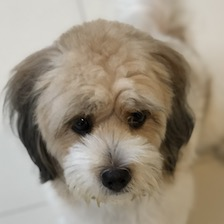
#> input picture Machine_Learning/PrincipalComponentAnalysis/resources/aki_dog.jpg, 224 x 224 px
$ jupyter execute PCA.ipynb
#> lines starting #> are read from the running program, lines starting #| are printed output that depends on the picture; long printed decimals are rounded
# Principal Components Analysis

**PCA** is a technique that reduces data dimensionality with minimal loss of information. It does this by transforming a set of potentially (highly) correlated variables into a set of uncorrelated ones, called *Principal Components*.

These *Principal Components* contain most of the information (high variance) about the dataset.

## Data Reduction using PCA

In this section, we try to implement PCA from scratch. [This blog](https://builtin.com/data-science/step-step-explanation-principal-component-analysis) by Zakaria Jaadi perfectly explains the steps and reasoning behind each step of PCA.

[cell 1]
import matplotlib.pyplot as plt
import numpy as np
from PIL import Image

image = np.array(Image.open('./resources/aki_dog.jpg'))/255
plt.imshow(image)
plt.show()

[cell 2]
r, g, b = image[:,:,0], image[:,:,1], image[:,:,2]
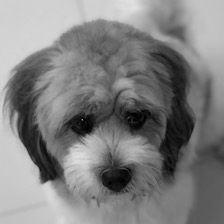
#> b: shape (224, 224) float64; min 0, max 0.882, mean 0.501

### 1. Standardization

Given our original data $X$, the mean $\mu$ and standard deviation $\sigma$, we standardize our data following this equation:

$$
Z = \frac{X-\mu}{\sigma}
$$

It is, by default, good practice to do feature rescaling (such as standardization) before performing PCA because PCA is sensitive to the variances of our data. This means that, for example, if we are looking at data points with $(x,y)$ variables and these variables have varying ranges (eg. $x$ between 0-100 and $y$ betweeen 0-10), it will lead to biased results.

We standardize to make all variables follow the same scale (and remove the bias).

[cell 3]
def standardize(x):
    """
    Perform standardization of entire matrix.

    Input/s:
        x - matrix

    Output/s:
        x    - standardized matrix
        mean - mean of x
        std  - standard deviation of x
    """

    mean = np.mean(x)
#> mean = 0.608
    std = np.std(x)
#> std = 0.187

    x = (x-mean)/std
    return x, mean, std

[cell 4]
r_, r_mean, r_std = standardize(r)
#> r_mean = 0.608; r_std = 0.187
g_, g_mean, g_std = standardize(g)
#> in standardize (call 2), `mean = np.mean(x)`: mean = 0.565
#> in standardize (call 2), `std = np.std(x)`: std = 0.199
#> in standardize (call 2), `x = (x-mean)/std`:
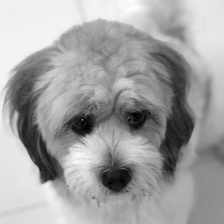
#> x: shape (224, 224) float64; min -2.85, max 1.62, mean 1.74e-16; drawn with min black and max white
#> g_mean = 0.565; g_std = 0.199
b_, b_mean, b_std = standardize(b)
#> in standardize (call 3), `mean = np.mean(x)`: mean = 0.501
#> in standardize (call 3), `std = np.std(x)`: std = 0.216
#> in standardize (call 3), `x = (x-mean)/std`:
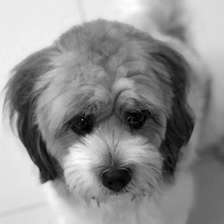
#> x: shape (224, 224) float64; min -2.32, max 1.76, mean -2.15e-16; drawn with min black and max white
#> b_mean = 0.501; b_std = 0.216

Effectively centers our data to $\mu=0$, and $\sigma=1$.

[cell 5]
print(np.mean(r_), np.std(r_))
#| -5.777691250600305e-17 1.000

### 2. Finding the covariance matrix

The covariance matrix is a symmetric matrix (with the variances encoded in the diagonal) that tells us the relationship existing within our data. Some may be highly correlated that information actually becomes redundant. Our goal is to reduce data by removing this redundant information.

To compute for the covariance matrix:

$$
S = \frac{1}{n}ZZ^T
$$

[**VERIFY**] Deriving the covariance matrix, we let $\mu_X=\mathop{\mathbb{E}}[X]$:

$$
\begin{equation}
\begin{split}
Cov(X) &= \mathop{\mathbb{E}}[(X-\mu_X)(X-\mu_X)^T]\\
&= \mathop{\mathbb{E}}[(X-\mathop{\mathbb{E}}[X])(X-\mathop{\mathbb{E}}[X])^T]\\
&= \mathop{\mathbb{E}}[XX^T - X\mathop{\mathbb{E}}[X]^T - \mathop{\mathbb{E}}[X]X^T + \mathop{\mathbb{E}}[X]\mathop{\mathbb{E}}[X]^T]\\
&= \mathop{\mathbb{E}}[XX^T] - \mathop{\mathbb{E}}[X]\mathop{\mathbb{E}}[X]^T - \mathop{\mathbb{E}}[X]\mathop{\mathbb{E}}[X]^T + \mathop{\mathbb{E}}[X]\mathop{\mathbb{E}}[X]^T\\
&= \mathop{\mathbb{E}}[XX^T] - \mathop{\mathbb{E}}[X]\mathop{\mathbb{E}}[X]^T
\end{split}
\end{equation}
$$

With our mean $\mu=0$:

$$
Cov(X) = \mathop{\mathbb{E}}[XX^T] = \frac{1}{n}XX^T
$$

[cell 6]
def covariance(x):
    """
    Calculate covariance matrix.

    Input/s:
        x - standardized x

    Output/s:
        cov - covariance matrix
    """
    cov = x.dot(x.T)/len(x)
    return cov

### 3. Eigendecomposition

After finding the covariance matrix, we now determine our _principal components_ by computing for the eigenvectors and eigenvalues of our covariance matrix. The process is long, so we will be using the `eigh` function of numpy.

[cell 7]
def eigen(x):
    """
    Compute for the eigenvectors and eigenvalues of the cov matrix of x.

    Input/s:
        x - standardized matrix

    Output/s:
        cov - covariance matrix
        vec - eigenvectors of the covariance matrix
        val - eigenvalues of the covariance matrix
    """

    cov = covariance(x)
    val, vec = np.linalg.eigh(cov)
#> val = 224 values from 2.69e-09 to 88.29

    # Sort them of decreasing eigenvalues
    val_s = np.argsort(-val)
#> val_s = 224 values, max 223 at index 0, min 0 at index 223, mean 111.5
    val = val[val_s]
#> val = 224 values, max 88.29 at index 0, min 2.69e-09 at index 223, mean 1
    vec = vec[:, val_s]

    return cov, vec, val

Simply put, the **eigenvectors** (direction) are the principal axes where the data is mostly spread out, and the **eigenvalues** (magnitude) represent the variance when data is projected onto that axis.

The first principal component (eigenvector) should be the one that has the highest variance (eigenvalue), with the one following it having lesser variance and orthogonal to the previous.

We can visualize with the following animation:

<center>Source: <a href="https://builtin.com/data-science/step-step-explanation-principal-component-analysis">Link</a></center>

[cell 8]
def PCA(x, num_components=10):
    """
    Perform principal component analysis

    Input/s:
        x              - standardized matrix
        num_components - number of principal components

    Output/s:
        p_   - principal components
        proj - projection matrix
    """

    cov, vec, val = eigen(x)

    p_ = vec[:, range(num_components)]
    proj = p_.dot(p_.T)
    return p_, proj

[cell 9]
r_pc, r_proj = PCA(r_, num_components=10)
b_pc, b_proj = PCA(b_, num_components=10)
#> call 2 of PCA, with num_components = 10
#> in eigen (call 2), `val, vec = np.linalg.eigh(cov)`:
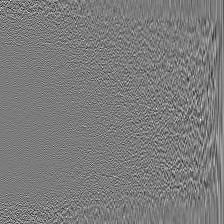
#> vec: shape (224, 224) float64; min -0.396, max 0.418, mean 0.000391; drawn with min black and max white
#> in eigen (call 2), `val, vec = np.linalg.eigh(cov)`: val = 224 values from 6.42e-11 to 82.85
#> in eigen (call 2), `val = val[val_s]`: val = 224 values, max 82.85 at index 0, min 6.42e-11 at index 223, mean 1
#> in eigen (call 2), `vec = vec[:, val_s]`:
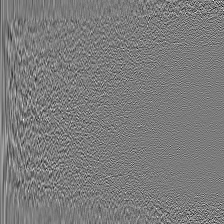
#> vec: shape (224, 224) float64; min -0.396, max 0.418, mean 0.000391; drawn with min black and max white
#> in PCA (call 2), `proj = p_.dot(p_.T)`:
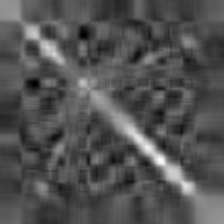
#> proj: shape (224, 224) float64; min -0.0324, max 0.0819, mean 0.00442; drawn with min black and max white
g_pc, g_proj = PCA(g_, num_components=10)
#> in covariance (call 3), `cov = x.dot(x.T)/len(x)`:
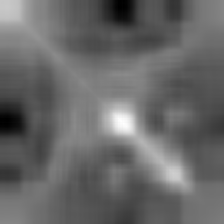
#> cov: shape (224, 224) float64; min -1.25, max 2.28, mean 0.192; drawn with min black and max white
#> in eigen (call 3), `val, vec = np.linalg.eigh(cov)`:
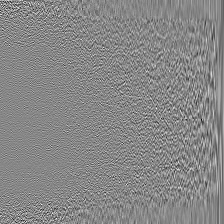
#> vec: shape (224, 224) float64; min -0.399, max 0.353, mean -0.000241; drawn with min black and max white
#> in eigen (call 3), `val, vec = np.linalg.eigh(cov)`: val = 224 values from 2.47e-09 to 87.05
#> in eigen (call 3), `val = val[val_s]`: val = 224 values, max 87.05 at index 0, min 2.47e-09 at index 223, mean 1
#> in eigen (call 3), `vec = vec[:, val_s]`:
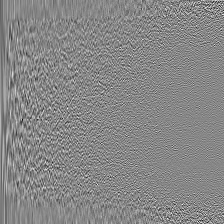
#> vec: shape (224, 224) float64; min -0.399, max 0.353, mean -0.000241; drawn with min black and max white

### 4. Reconstruction

We backproject:

$$
X' = PP^TZ\sigma + \mu
$$

$PP^T$, in this case, is our projection matrix already equivalent to `proj` returned by our `PCA()` function.

[cell 10]
r_recon = r_proj.dot(r_)*r_std + r_mean
g_recon = g_proj.dot(g_)*g_std + g_mean
b_recon = b_proj.dot(b_)*b_std + b_mean

[cell 11]
image_recon = np.stack((r_recon, g_recon, b_recon), axis=-1)
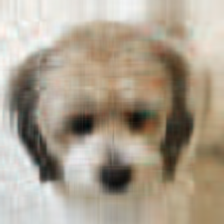
#> image_recon: shape (224, 224, 3) float64; mean of channels 0, 1, 2 0.608, 0.565, 0.501; drawn with min black and max white
plt.imshow(image_recon)
plt.show()

[cell 12]
import cv2

image_recon_cv = (image_recon[:,:,::-1]*255).copy()
cv2.imwrite("./resources/image_recon.jpg", image_recon_cv)
#> Out = True
